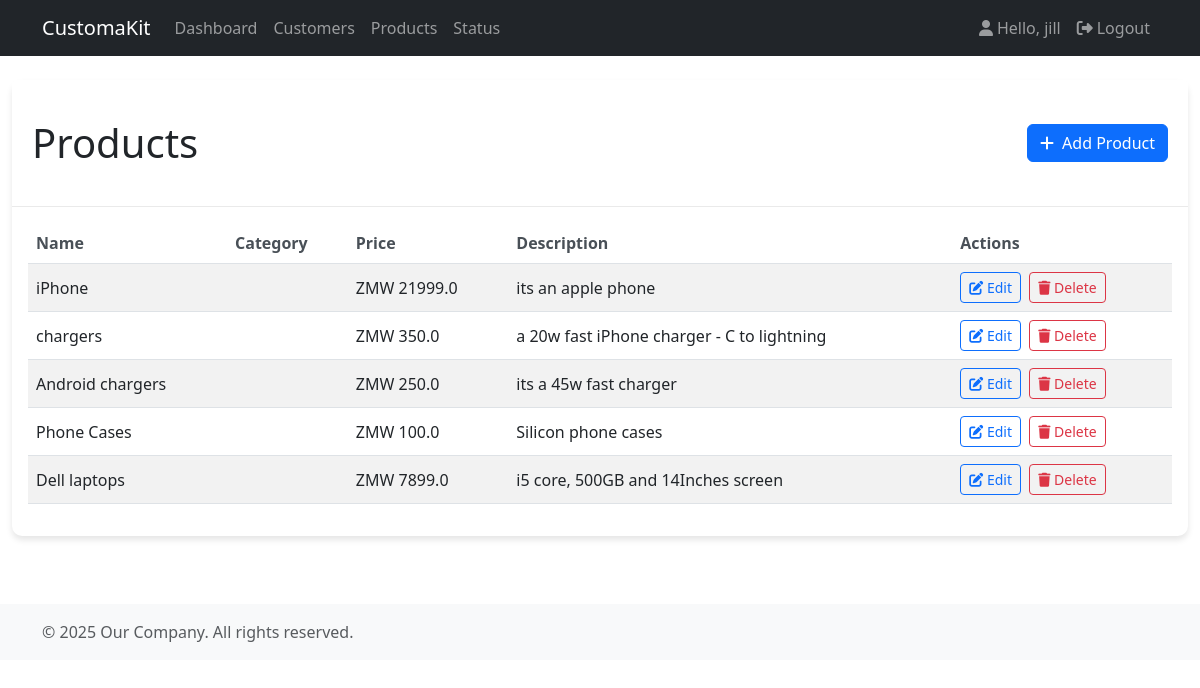
Screenshot of /products/ (signed in) with the database file from the repository.
### product/models.py (models this page shows, shortened)
class Product(models.Model):
  name = models.CharField(max_length=70, null=True)
  price = models.FloatField(null=True)
  description = models.CharField(max_length=100, null=True)
  created_at = models.DateTimeField(auto_now_add=True)
  tags = models.ManyToManyField(Tag)

### accounts/decorators.py (the view)
    def wrapper_func(request, *args, **kwargs):
      group = ''
      if request.user.groups.exists():
        group = request.user.groups.all()[0].name
      if group in allowed_roles:
        return view_func(request, *args, **kwargs)
      else:
        return HttpResponse('You are not authorized to access this page')

### product/views.py (called while the page is built)
@login_required(login_url='login')
@allowed_user(allowed_roles=['admin'])
def products(request):
  list = Product.objects.all()
  return render(request, 'product/products.html', {'product': list})

### product/templates/product/products.html (shortened to what this page needs)
{% extends 'accounts/main.html' %}
{% block content %}
<div class="card">
    <div class="card-header">
        <div class="d-flex justify-content-between align-items-center">
            <h1 class="mt-4 mb-4">Products</h1>
            <a class="btn btn-primary" href="{% url 'create_product' %}">
                <i class="fas fa-plus me-1"></i> Add Product
            </a>
        </div>
    </div>
    <div class="card-body">
        <div class="table-responsive">
            <table class="table table-striped table-hover">
                <thead>
                    <tr>
                        <th>Name</th>
                        <th>Category</th>
                        <th>Price</th>
                        <th>Description</th>
                        <th>Actions</th>
                    </tr>
                </thead>
                <tbody>
                    {% for item in product %}
                    <tr>
                        <td>{{ item.name }}</td>
                        <td>{{ item.category }}</td>
                        <td>ZMW {{ item.price }}</td>
                        <td>{{ item.description }}</td>
                        <td>
                            <a class="btn btn-sm btn-outline-primary me-1">
                                <i class="fas fa-edit"></i> Edit
                            </a>
                            <a class="btn btn-sm btn-outline-danger" href="{% url 'delete' item.id %}">
                                <i class="fas fa-trash"></i> Delete
                            </a>
                        </td>
                    </tr>
                    {% endfor %}
                </tbody>
            </table>
        </div>
    </div>
</div>
{% endblock %}

### accounts/templates/accounts/navbar.html (shortened to what this page needs)
<nav class="navbar navbar-expand-lg navbar-dark bg-dark mb-4 sticky-top">
    <div class="container">
        <a class="navbar-brand">CustomaKit</a>
        <div class="collapse navbar-collapse" id="navbarNav">
            {% if request.user.is_staff %}
                <ul class="navbar-nav me-auto">
                    <li class="nav-item">
                        <a class="nav-link" href="{% url 'dashboard' %}">Dashboard</a>
                    </li>
                    <li class="nav-item">
                        <a class="nav-link" href="{% url 'customers_list' %}">Customers</a>
                    </li>
                    <li class="nav-item">
                        <a class="nav-link" href="{% url 'product_list' %}">Products</a>
                    </li>
                    <li class="nav-item">
                        <a class="nav-link" href="{% url 'statuses' %}">Status</a>
                    </li>
                </ul>
            {% else %}
                <ul class="navbar-nav me-auto">
                    <li class="nav-item">
                        <a class="nav-link" href="{% url 'settings' %}">Settings</a>
                    </li>
                </ul>
            {% endif %}
            <ul class="navbar-nav ms-auto">
                <li class="nav-item">
                    <a class="nav-link" href="#"><i class="fas fa-user me-1"></i>Hello, {{ request.user }}</a>
                </li>
                <li class="nav-item">
                    <a class="nav-link" href="{% url 'logout' %}"><i class="fas fa-sign-out-alt me-1"></i>Logout</a>
                </li>
            </ul>
        </div>
    </div>
</nav>

### customer/static/customer/css/customer.css (style rules this page uses)
.card { border: none; border-radius: 10px; box-shadow: 0 4px 6px rgba(0, 0, 0, 0.1); margin-bottom: 20px; }
.card-header { background-color: #ffffff; border-bottom: 1px solid #eaeaea; padding: 15px 20px; }
.table th { font-weight: 600; color: #495057; border-top: none; }
.table td { vertical-align: middle; }
a { text-decoration: none; }

### rows the page displays
Product: name "iPhone", price "21999.0", description "its an apple phone"
Product: name "chargers", price "350.0", description "a 20w fast iPhone charger - C to lightning"
Product: name "Android chargers", price "250.0", description "its a 45w fast charger"
Product: name "Phone Cases", price "100.0", description "Silicon phone cases"
Product: name "Dell laptops", price "7899.0", description "i5 core, 500GB and 14Inches screen"

### other values shown
{{ request.user }} "jill"
